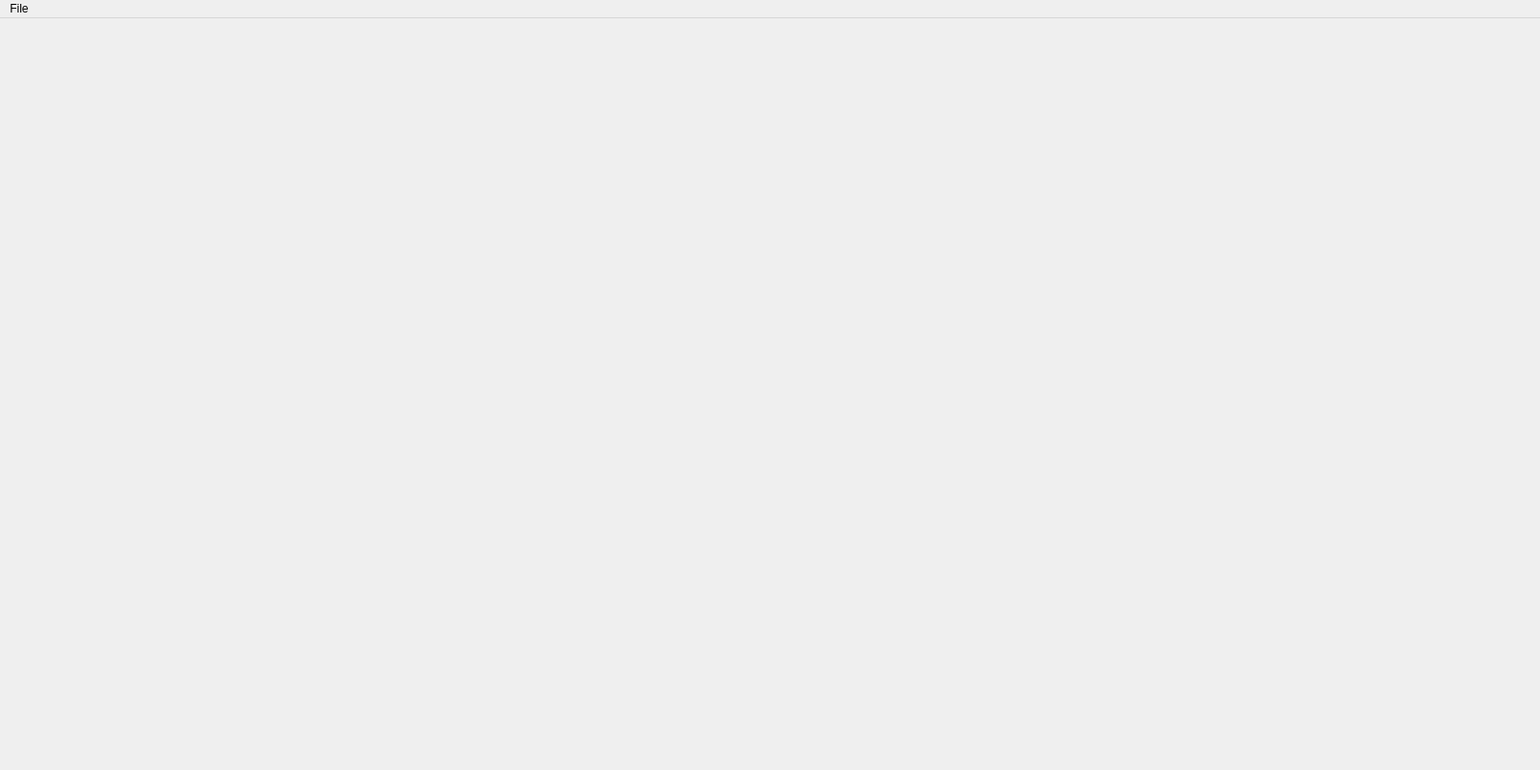
<?xml version="1.0" encoding="UTF-8"?>
<ui version="4.0">
 <author>Tomas Dubsky (xdubsk08)</author>
 <class>MainMenu</class>
 <widget class="QMainWindow" name="MainMenu">
  <property name="geometry">
   <rect>
    <x>0</x>
    <y>0</y>
    <width>1600</width>
    <height>800</height>
   </rect>
  </property>
  <property name="windowTitle">
   <string>Block Creator</string>
  </property>
  <widget class="QWidget" name="centralwidget">
   <property name="styleSheet">
    <string notr="true"/>
   </property>
   <layout class="QHBoxLayout" name="horizontalLayout">
    <property name="spacing">
     <number>4</number>
    </property>
    <property name="leftMargin">
     <number>0</number>
    </property>
    <property name="topMargin">
     <number>0</number>
    </property>
    <property name="rightMargin">
     <number>0</number>
    </property>
    <property name="bottomMargin">
     <number>0</number>
    </property>
    <item>
     <widget class="LibraryExplorer" name="libraryExplorer" native="true">
      <property name="sizePolicy">
       <sizepolicy hsizetype="Maximum" vsizetype="Preferred">
        <horstretch>0</horstretch>
        <verstretch>0</verstretch>
       </sizepolicy>
      </property>
     </widget>
    </item>
    <item>
     <widget class="TabEditor" name="tabEditor" native="true"/>
    </item>
   </layout>
  </widget>
  <widget class="QMenuBar" name="menubar">
   <property name="geometry">
    <rect>
     <x>0</x>
     <y>0</y>
     <width>1600</width>
     <height>20</height>
    </rect>
   </property>
   <widget class="QMenu" name="menuFile">
    <property name="title">
     <string>File</string>
    </property>
    <addaction name="actionOpenLib"/>
    <addaction name="actionExit"/>
   </widget>
   <addaction name="menuFile"/>
  </widget>
  <action name="actionOpenLib">
   <property name="text">
    <string>Open a library...</string>
   </property>
  </action>
  <action name="actionExit">
   <property name="text">
    <string>Exit</string>
   </property>
   <property name="menuRole">
    <enum>QAction::QuitRole</enum>
   </property>
  </action>
 </widget>
 <customwidgets>
  <customwidget>
   <class>LibraryExplorer</class>
   <extends>QWidget</extends>
   <header>libraryexplorer.h</header>
   <container>1</container>
  </customwidget>
  <customwidget>
   <class>TabEditor</class>
   <extends>QWidget</extends>
   <header>tabeditor.h</header>
   <container>1</container>
  </customwidget>
 </customwidgets>
 <resources/>
 <connections/>
 <slots>
  <slot>closeTab(int)</slot>
 </slots>
</ui>
